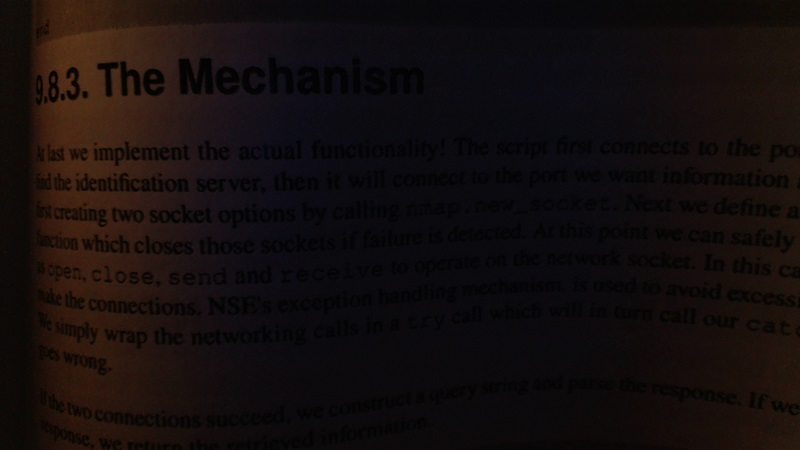
#> input picture bookpage.jpg, 800 x 450 px
$ python threshold.py
#> lines starting #> are read from the running program, lines starting #| are printed output that depends on the picture; after the words box and inside, x2 and y2 are one past the last pixel; in counts of white or black regions, pixels touching at a corner belong together
import cv2
import numpy as np

img = cv2.imread('bookpage.jpg')
#> img is the input picture: shape (450, 800, 3); mean B, G, R 13.4, 13.6, 20.3
grayscaled = cv2.cvtColor(img,cv2.COLOR_BGR2GRAY)
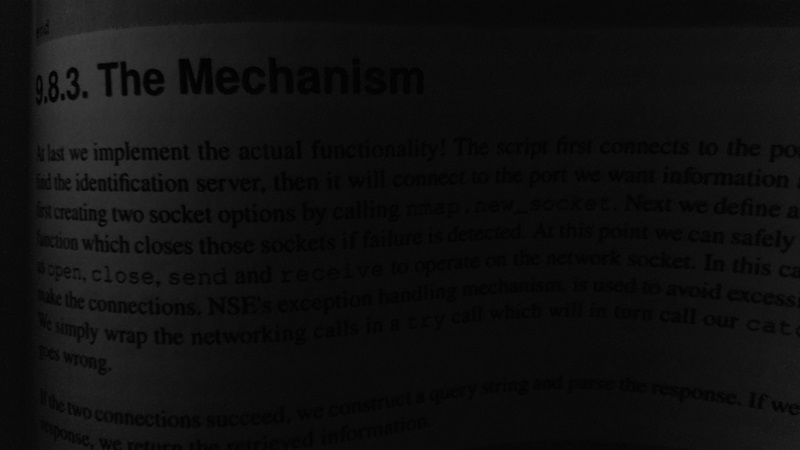
#> grayscaled: shape (450, 800); min 0, max 64, mean 15.6
retval, thresholdToZero = cv2.threshold(grayscaled, 9, 255, cv2.THRESH_TOZERO)
## TOZERO means the lower values than threshhold
## will have dradient values like TRUNC
## but the upper bound will have absolute values
retval, threshold = cv2.threshold(grayscaled, 9, 255, cv2.THRESH_BINARY)
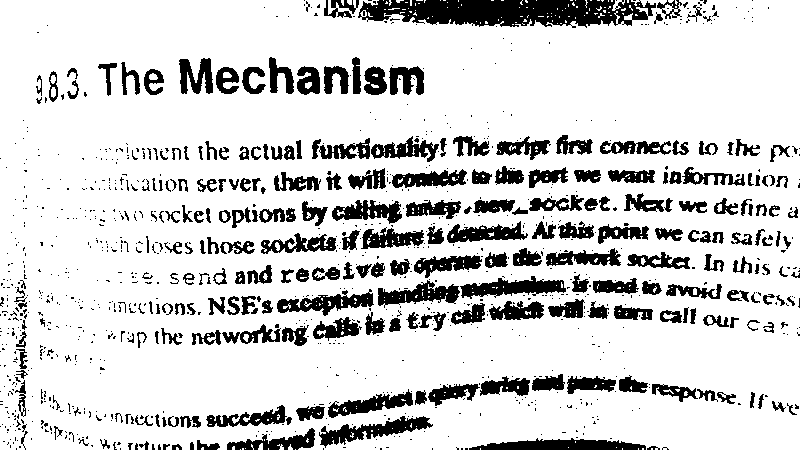
#> threshold: shape (450, 800); 82.8% white; 1099 black regions (843 under 20 px), largest, box (x1, y1, x2, y2) and area: (358, 0, 656, 28) 5975, (469, 438, 646, 450) 1436, (319, 416, 433, 448) 1354

cv2.imshow('original',img)
cv2.imshow('thresholdToZero',thresholdToZero)
cv2.imshow('threshold',threshold)
cv2.waitKey(0)
cv2.destroyAllWindows()

$ run again, with opencv-template-matching-python-tutorial.jpg copied over bookpage.jpg
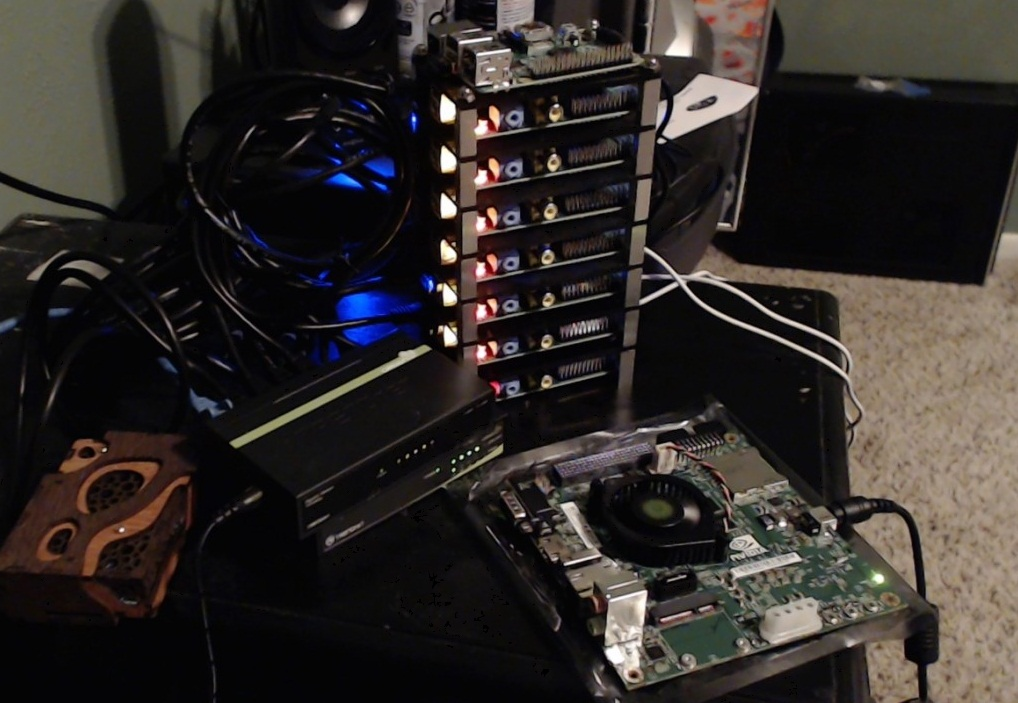
#> input picture opencv-template-matching-python-tutorial.jpg, 1018 x 703 px
#> img is the input picture: shape (703, 1018, 3); mean B, G, R 40.7, 43.2, 48.1
#> `grayscaled = cv2.cvtColor(img,cv2.COLOR_BGR2GRAY)`:
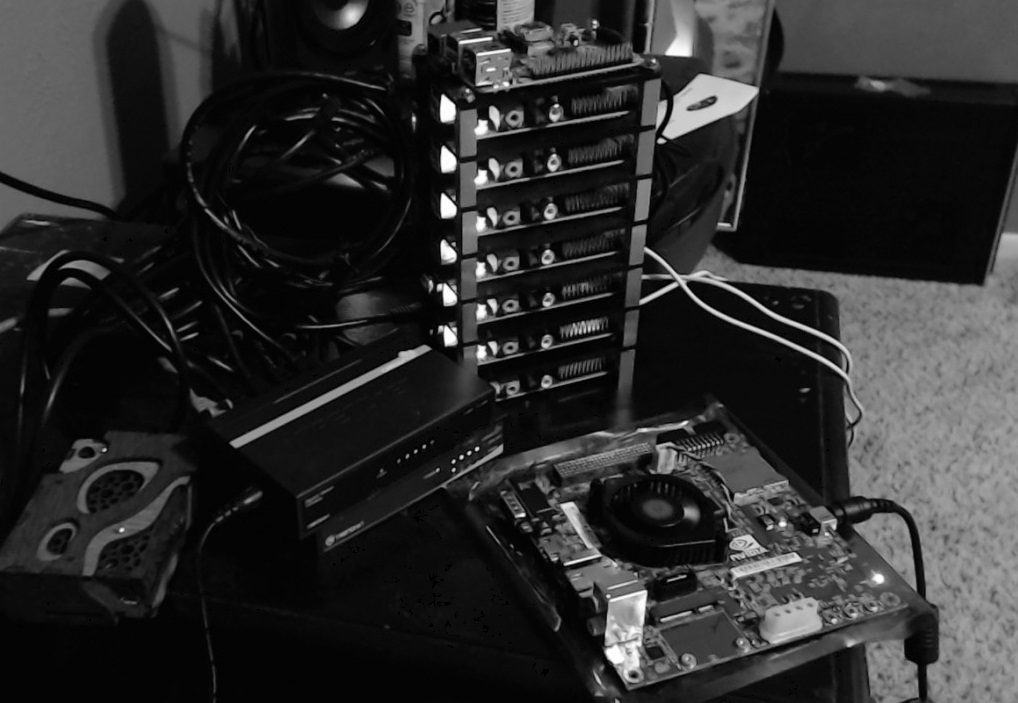
#> grayscaled: shape (703, 1018); min 0, max 255, mean 44.4
#> `retval, threshold = cv2.threshold(grayscaled, 9, 255, cv2.THRESH_BINARY)`:
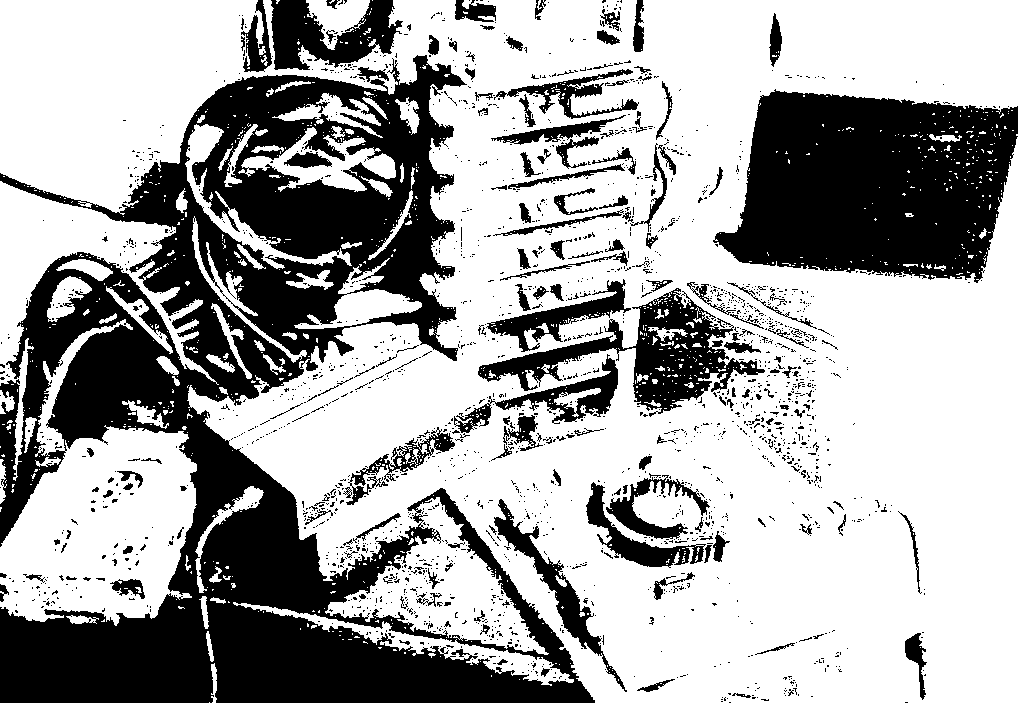
#> threshold: shape (703, 1018); 65.4% white; 2070 black regions (1895 under 20 px), largest, box (x1, y1, x2, y2) and area: (0, 55, 595, 703) 147822, (713, 89, 1018, 283) 43535, (478, 288, 765, 417) 10149
